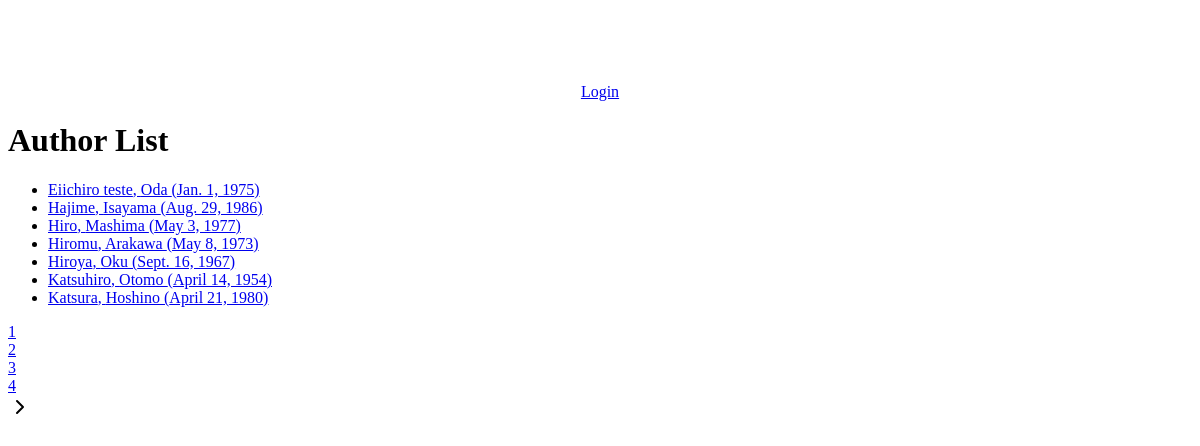
Screenshot of /catalog/authors/ with the database file from the repository.
### catalog/models.py (models this page shows, shortened)
class Author(models.Model):
    first_name = models.CharField(max_length=100)
    last_name = models.CharField(max_length=100)
    date_of_birth = models.DateField(null=True, blank=True)
    date_of_death = models.DateField('Died', null=True, blank=True)
    class Meta:
        ordering = ['first_name','last_name' ]
    def get_absolute_url(self):
        return reverse('author-detail', args=[str(self.id)])

### catalog/views.py (the view)
# urls.py: path('authors/', views.AuthorListView.as_view(), name='authors'),
class AuthorListView(generic.ListView):
    model = Author
    paginate_by = 7

### catalog/templatetags/custom_tags.py (called while the page is built)
def get_range(value):
    return range(1, value + 1)

### catalog/templates/catalog/author_list.html (shortened to what this page needs)
{% extends "base_generic.html" %}
{% block content %}
  <h1>Author List</h1>
  {% if author_list %}
  <ul class="d-flex flex-column gap-2 ">
    {% for author in author_list %}
      <li>
        <a href="{{ author.get_absolute_url }}">{{ author.first_name }}, {{author.last_name}} ({{author.date_of_birth}})</a>
      </li>
    {% endfor %}
  </ul>
  {% else %}
    <p>There are no authors in the library.</p>
  {% endif %}
{% endblock %}

### rows the page displays
Author: first_name "Eiichiro teste", last_name "Oda", date_of_birth "Jan. 1, 1975"
Author: first_name "Hajime", last_name "Isayama", date_of_birth "Aug. 29, 1986"
Author: first_name "Hiro", last_name "Mashima", date_of_birth "May 3, 1977"
Author: first_name "Hiromu", last_name "Arakawa", date_of_birth "May 8, 1973"
Author: first_name "Hiroya", last_name "Oku", date_of_birth "Sept. 16, 1967"
Author: first_name "Katsuhiro", last_name "Otomo", date_of_birth "April 14, 1954"
Author: first_name "Katsura", last_name "Hoshino", date_of_birth "April 21, 1980"

### other values shown
{{ num_page }} "1" "2" "3" "4"
